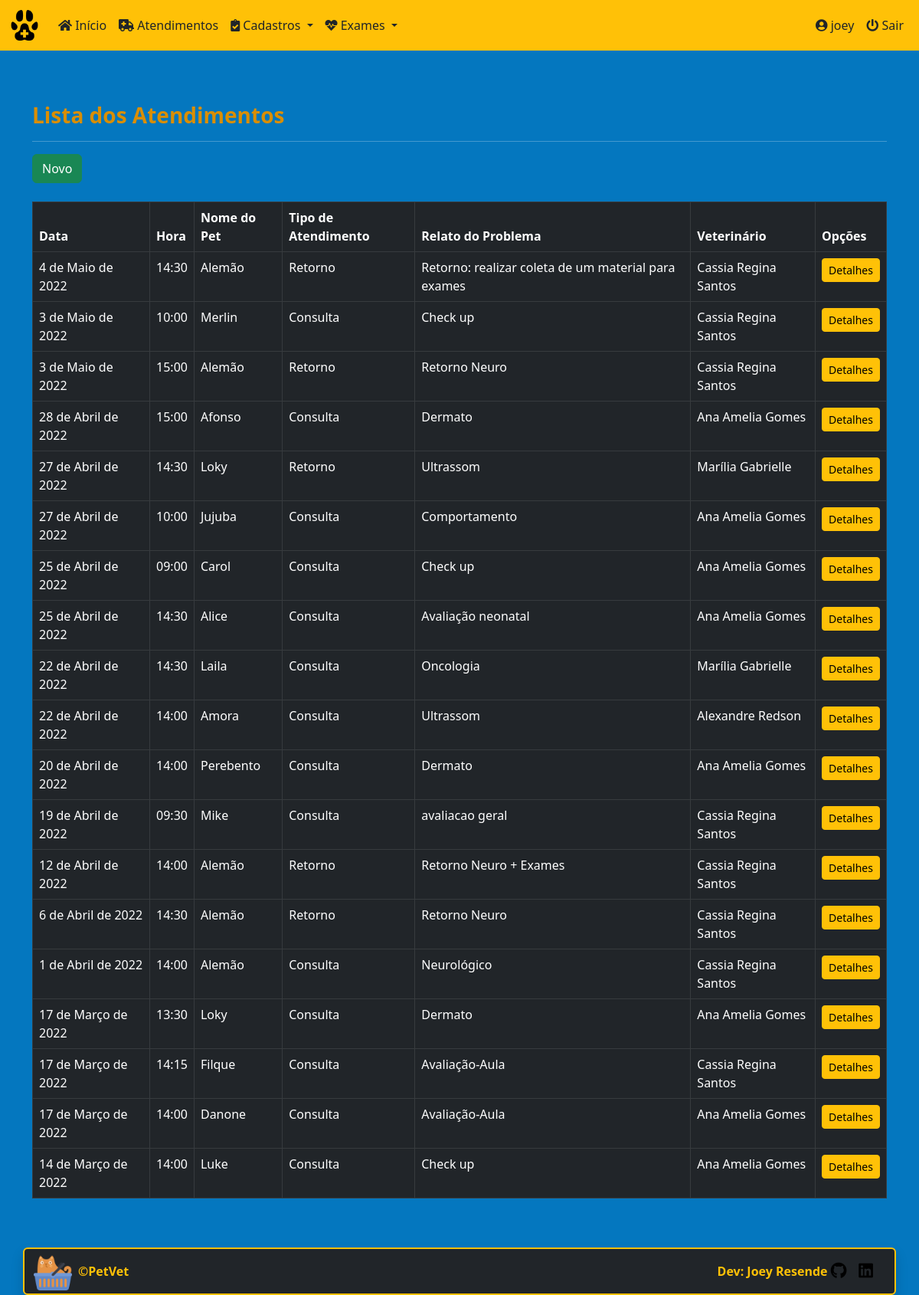
The page /petvet/medical_cares/ (signed in) on the database its author committed.
### core/models.py (models this page shows, shortened)
class MedicalCare(models.Model):
    id = models.AutoField(primary_key=True)
    date = models.DateField(default=date.today, verbose_name='Data')
    time = models.TimeField(verbose_name='Hora')
    pet_name = models.ForeignKey(
        'Pets', on_delete=models.PROTECT, null=True, verbose_name='Nome do Pet')
    procedure = models.CharField(
        max_length=8, choices=procedures, verbose_name='Tipo de atendimento')
    vet_name = models.ForeignKey(
        'Vet', on_delete=models.PROTECT, null=True, verbose_name='Veterinario')
    sedative = models.CharField(
        max_length=8, choices=type_sedative, default='Não', verbose_name='Tipo de sedativo')
    report = models.TextField(
        max_length=1000, verbose_name='Relato do problema')
    class Meta:
        ordering = ['-date']

class Pets(models.Model):
    id = models.AutoField(primary_key=True)
    pet_name = models.CharField(
        max_length=30, verbose_name='Nome do Pet')
    species = models.CharField(
        max_length=20, verbose_name='Espécie')
    breed = models.CharField(
        max_length=30, verbose_name='Raça')
    gender = models.CharField(
        max_length=5, choices=sex_status, verbose_name='Gênero')
    date_of_birth = models.DateField(
        null=True, blank=True, verbose_name='Data de Nascimento')
    castrated = models.CharField(
        max_length=3, choices=castrated_status, default='N', verbose_name='Castrado?')
    weight = models.DecimalField(
        max_digits=6, decimal_places=3, verbose_name='Peso', default=0)
    tutor_name = models.ForeignKey(
        'Tutor', on_delete=models.PROTECT, null=True, verbose_name='Nome do Tutor')
    class Meta:
        ordering = ['-id']
    def __str__(self):
        return self.pet_name

class Vet(models.Model):
    vet_name = models.CharField(
        max_length=30, verbose_name='Nome')
    class Meta:
        ordering = ['vet_name']
    def __str__(self):
        return self.vet_name

### core/views.py (the view)
# urls.py: path('medical_cares/', MedicalCareList.as_view(), name='medical_cares'),
class MedicalCareList(LoginRequiredMixin, ListView):
    login_url = reverse_lazy('login')
    model = MedicalCare
    template_name = 'core/medical_care_list.html'

### core/templates/core/medical_care_list.html (shortened to what this page needs)
{% extends 'core/base_model.html' %}
{% load static %}
{% block content %}
<h3><strong>Lista dos Atendimentos</strong></h3>
<hr>
<a href="{% url 'medical_care_new' %}" class="btn btn-success btn">Novo</a><br><br>
<div class="table-responsive">
  <table class="table table-bordered table-hover table-dark" id="medical_care_table">
    <thead class="thead-dark bg-dark">
      <tr>
        <th>Data</th>
        <th>Hora</th>
        <th>Nome do Pet</th>
        <th>Tipo de Atendimento</th>
        <th>Relato do Problema</th>
        <th>Veterinário</th>
        <th>Opções</th>
      </tr>
    </thead>
    <tbody>
      {% for each in object_list %}
      <tr>
        <td>{{ each.date }}</td>
        <td>{{ each.time }}</td>
        <td>{{ each.pet_name }}</td>
        <td>{{ each.procedure }}</td>
        <td>{{ each.report }}</td>
        <td>{{ each.vet_name }}</td>
        <td>
          <a href="{% url 'medical_care_detail' each.pk %}" class="btn btn-warning btn-sm">Detalhes</a>
        </td>
      </tr>
      {% empty %}
      <tr>
        <td colspan="6">Nenhum atendimento cadastrado.</td>
      </tr>
      {% endfor %}
    </tbody>
  </table>
</div>
{% endblock %}

### core/templates/core/base_model.html (shortened to what this page needs)
{% load static %}
<!DOCTYPE html>
<html lang="pt-br" class="h-100">
<head>
  <link rel="stylesheet" href="{% static 'css/bootstrap.min.css/' %}" />
  <link rel="stylesheet" href="https://cdnjs.cloudflare.com/ajax/libs/font-awesome/5.11.2/css/all.css">
  <link rel="stylesheet" href="{% static 'css/styles.css/' %}" />
  <link rel="stylesheet" type="text/css" href="https://cdn.datatables.net/v/bs5/dt-1.11.5/datatables.min.css" />
</head>
<body class="d-flex flex-column h-100">
  <main class="flex-shrink-0  ">
    {% block menu %}
    <nav class="navbar navbar-expand-lg sticky-top bg-warning">
      <div class="container-fluid">
        <a class="navbar-brand" href="{% url 'index' %}">
          <img src="{% static 'img/favicon.ico/' %}" height="40" alt="" />
        </a>
        <div class="collapse navbar-collapse" id="navbarsExample06">
          <ul class="navbar-nav me-auto mb-2 mb-xl-0">
            <li class="nav-item">
              <a class="nav-link text-dark" href="{% url 'index' %}">
                <i class="fa fa-home" aria-hidden="true"></i>
                Início
              </a>
            </li>
            <li class="nav-item">
              <a class="nav-link text-dark" href="{% url 'medical_cares' %}">
                <i class="fas fa-ambulance" aria-hidden="true"></i>
                Atendimentos
              </a>
            </li>
            <li class="nav-item dropdown">
              <a class="nav-link text-dark dropdown-toggle" href="#" data-bs-toggle="dropdown" aria-expanded="false">
                <i class="fas fa-clipboard-check" aria-hidden="true"></i>
                Cadastros
              </a>
            </li>
            <li class="nav-item dropdown">
              <a class="nav-link text-dark dropdown-toggle" href="#" data-bs-toggle="dropdown" aria-expanded="false">
                <i class="fas fa-heartbeat" aria-hidden="true"></i>
                Exames
              </a>
            </li>
          </ul>
          <div class="collapse navbar-collapse d-lg-flex justify-content-end">
            <ul class="navbar-nav bd-navbar-nav flex=row">
              {% if request.user.is_authenticated %}
              <li class="nav-item">
                  <a class="nav-link text-dark" href="{% url 'meus_dados' %}">
                    <i class="fas fa-user-circle" aria-hidden="true"></i>
                    <span id="username">{{ request.user }}</span>
                  </a>
              </li>
              <li class="nav-item">
                <a class="nav-link text-dark" href="{% url 'logout' %}">
                  <i class="fas fa-power-off" aria-hidden="true"></i>
                  Sair
                </a>
              </li>
              {% endif %}
            </ul>
          </div>
         </div>
      </div>
    </nav>
    {% endblock %}
    <div class="container py-5">
      {% block content %}
      {% endblock %}
    </div>
  </main>
{% block footer %}
<div class="container border border-warning border-2 rounded shadow bg-dark">
  <footer class="d-flex flex-wrap justify-content-between align-items-center py-1">
    <div class="col-md-4 d-flex align-items-center">
      <a href="{% url 'index' %}" class="mb-3 me-2 mb-md-0">
        <img src="{% static 'img/cat_yellow.png/' %}" width="50" height="50" alt="">
      </a>
      <span class="mb-3 mb-md-0 text-warning"><strong>&copy;PetVet</strong></span>
    </div>
    <ul class="nav col-md-4 justify-content-end list-unstyled d-flex">
      <li class="ms-3 text-warning"><strong>Dev: Joey Resende</strong>  <a href="https://github.com/Joey-Resende" target="_blank">
        <i class="fab fa-github fa-lg text-black" aria-hidden="true"></i>
      </a></li>
      <li class="ms-3"><a href="https://www.linkedin.com/in/givanildo-resende/" target="_blank">
        <i class="fab fa-linkedin fa-lg text-black" aria-hidden="true"></i>
      </a></li>
    </ul>
  </footer>
</div>
{% endblock %}
</body>
</html>

### static/css/styles.css (style rules this page uses)
:root { --preto: #000000; --branco-1: #ffffff; --branco-2: #E0E2DD; --azul-1: #0477BF; --azul-2: #0388A6; --azul-3: #003570; --amarelo-1: #F2CB05; --amarelo-2: #D98E04; }
body { background-color: var(--azul-1); color: var(--preto); padding-bottom: 20px; }
h3 { color: var(--amarelo-2); }
div { color: var(--branco-1); }
.navbar { background-color: var(--amarelo-1); color: var(--amarelo-2); margin-bottom: 20px; }

### rows shown on the page
MedicalCare: date "4 de Maio de 2022", time "14:30", pet_name "Alemão", procedure "Retorno", report "Retorno: realizar coleta de um material para exames", vet_name "Cassia Regina Santos"
MedicalCare: date "3 de Maio de 2022", time "10:00", pet_name "Merlin", procedure "Consulta", report "Check up", vet_name "Cassia Regina Santos"
MedicalCare: date "3 de Maio de 2022", time "15:00", pet_name "Alemão", procedure "Retorno", report "Retorno Neuro", vet_name "Cassia Regina Santos"
MedicalCare: date "28 de Abril de 2022", time "15:00", pet_name "Afonso", procedure "Consulta", report "Dermato", vet_name "Ana Amelia Gomes"
MedicalCare: date "27 de Abril de 2022", time "14:30", pet_name "Loky", procedure "Retorno", report "Ultrassom", vet_name "Marília Gabrielle"
MedicalCare: date "27 de Abril de 2022", time "10:00", pet_name "Jujuba", procedure "Consulta", report "Comportamento", vet_name "Ana Amelia Gomes"
MedicalCare: date "25 de Abril de 2022", time "09:00", pet_name "Carol", procedure "Consulta", report "Check up", vet_name "Ana Amelia Gomes"
MedicalCare: date "25 de Abril de 2022", time "14:30", pet_name "Alice", procedure "Consulta", report "Avaliação neonatal", vet_name "Ana Amelia Gomes"
MedicalCare: date "22 de Abril de 2022", time "14:30", pet_name "Laila", procedure "Consulta", report "Oncologia", vet_name "Marília Gabrielle"
MedicalCare: date "22 de Abril de 2022", time "14:00", pet_name "Amora", procedure "Consulta", report "Ultrassom", vet_name "Alexandre Redson"
MedicalCare: date "20 de Abril de 2022", time "14:00", pet_name "Perebento", procedure "Consulta", report "Dermato", vet_name "Ana Amelia Gomes"
MedicalCare: date "19 de Abril de 2022", time "09:30", pet_name "Mike", procedure "Consulta", report "avaliacao geral", vet_name "Cassia Regina Santos"
MedicalCare: date "12 de Abril de 2022", time "14:00", pet_name "Alemão", procedure "Retorno", report "Retorno Neuro + Exames", vet_name "Cassia Regina Santos"
MedicalCare: date "6 de Abril de 2022", time "14:30", pet_name "Alemão", procedure "Retorno", report "Retorno Neuro", vet_name "Cassia Regina Santos"
MedicalCare: date "1 de Abril de 2022", time "14:00", pet_name "Alemão", procedure "Consulta", report "Neurológico", vet_name "Cassia Regina Santos"
MedicalCare: date "17 de Março de 2022", time "13:30", pet_name "Loky", procedure "Consulta", report "Dermato", vet_name "Ana Amelia Gomes"
MedicalCare: date "17 de Março de 2022", time "14:15", pet_name "Filque", procedure "Consulta", report "Avaliação-Aula", vet_name "Cassia Regina Santos"
MedicalCare: date "17 de Março de 2022", time "14:00", pet_name "Danone", procedure "Consulta", report "Avaliação-Aula", vet_name "Ana Amelia Gomes"
MedicalCare: date "14 de Março de 2022", time "14:00", pet_name "Luke", procedure "Consulta", report "Check up", vet_name "Ana Amelia Gomes"

### other values the page prints
{{ request.user }} "joey"
